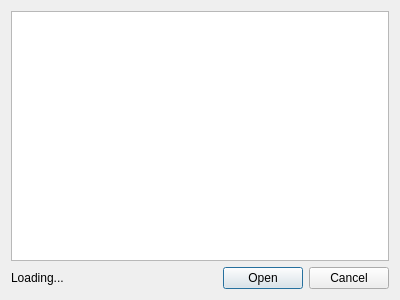
<?xml version="1.0" encoding="UTF-8"?>
<ui version="4.0">
 <class>ArchiveInspector</class>
 <widget class="QDialog" name="ArchiveInspector">
  <property name="geometry">
   <rect>
    <x>0</x>
    <y>0</y>
    <width>400</width>
    <height>300</height>
   </rect>
  </property>
  <property name="windowTitle">
   <string>Open in archive...</string>
  </property>
  <layout class="QGridLayout" name="gridLayout">
   <item row="2" column="1">
    <widget class="QDialogButtonBox" name="buttonBox">
     <property name="standardButtons">
      <set>QDialogButtonBox::Cancel|QDialogButtonBox::Open</set>
     </property>
    </widget>
   </item>
   <item row="2" column="0">
    <widget class="QLabel" name="loading">
     <property name="text">
      <string>Loading...</string>
     </property>
    </widget>
   </item>
   <item row="0" column="0" colspan="2">
    <widget class="QListView" name="archiveListing"/>
   </item>
  </layout>
 </widget>
 <resources/>
 <connections>
  <connection>
   <sender>buttonBox</sender>
   <signal>rejected()</signal>
   <receiver>ArchiveInspector</receiver>
   <slot>reject()</slot>
   <hints>
    <hint type="sourcelabel">
     <x>199</x>
     <y>279</y>
    </hint>
    <hint type="destinationlabel">
     <x>199</x>
     <y>149</y>
    </hint>
   </hints>
  </connection>
  <connection>
   <sender>buttonBox</sender>
   <signal>accepted()</signal>
   <receiver>ArchiveInspector</receiver>
   <slot>accept()</slot>
   <hints>
    <hint type="sourcelabel">
     <x>199</x>
     <y>279</y>
    </hint>
    <hint type="destinationlabel">
     <x>199</x>
     <y>149</y>
    </hint>
   </hints>
  </connection>
  <connection>
   <sender>archiveListing</sender>
   <signal>doubleClicked(QModelIndex)</signal>
   <receiver>ArchiveInspector</receiver>
   <slot>accept()</slot>
   <hints>
    <hint type="sourcelabel">
     <x>199</x>
     <y>129</y>
    </hint>
    <hint type="destinationlabel">
     <x>199</x>
     <y>149</y>
    </hint>
   </hints>
  </connection>
 </connections>
</ui>
